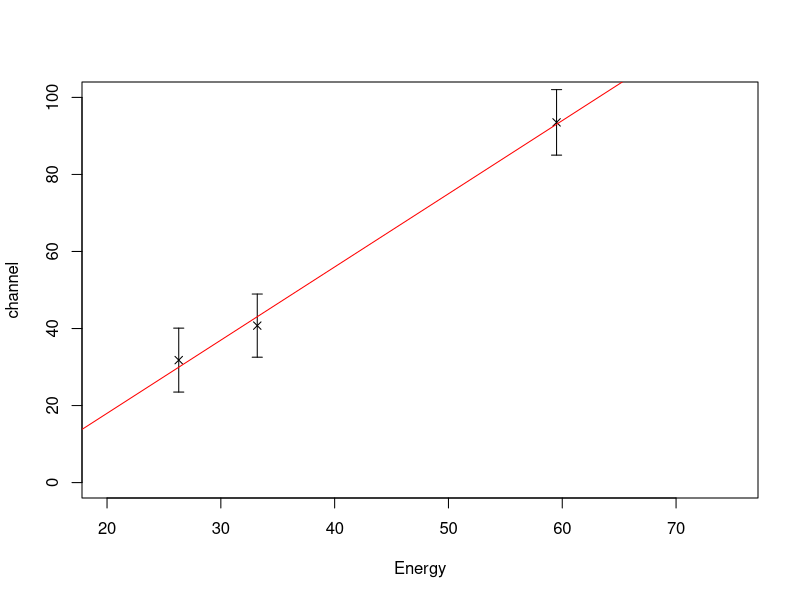
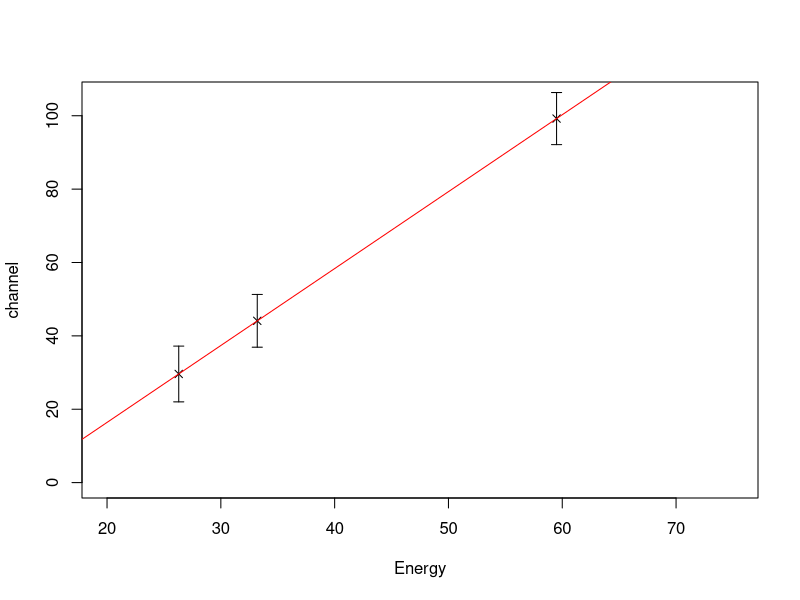

Generate these figures, in order, with R:
library("Hmisc")
x <- c(26.3, 33.2, 59.5)
y1 <- c(31.8, 40.75, 93.518)
y2 <- c(29.61, 44.1, 99.23)
erry1 <- c(8.3, 8.2, 8.5)
erry2 <- c(7.6, 7.19, 7.10)

plot(x, y1, type="p", xlim=c(20, 75), ylim=c(0, 100), xlab = "Energy", ylab = "channel", pch=4)
with (
  data = data.frame(x,y1,erry1)
  , expr = errbar(x, y1, y1+erry1, y1-erry1, type="n",add=T, pch=1, cap=.015, log="x")
)
fm1 <- lm(y1 ~ x, weighted=1/erry1^2)
summary(fm1)
abline(fm1, col = "red")

plot(x, y2, xlim=c(20, 75), ylim=c(0, 105), xlab = "Energy", ylab = "channel",pch=4)
with (
  data = data.frame(x,y2,erry2)
  , expr = errbar(x, y2, y2+erry2, y2-erry2, type="n",add=T, pch=1, cap=.015, log="x")
)
fm2 <- lm(y2 ~ x)
summary(fm2)
abline(fm2, col = "red")
